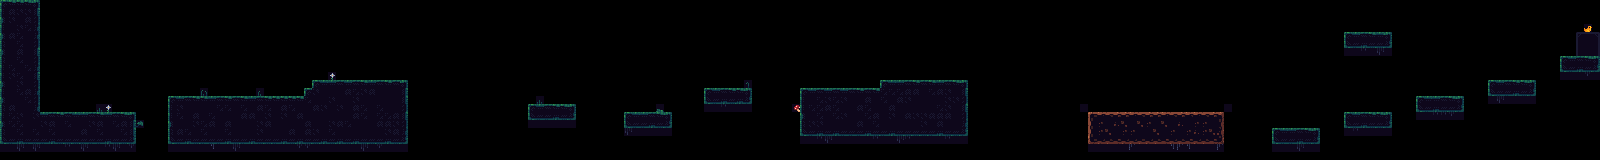

Tiled map render using the project's own tile images. Description and the map definition, with tile-layer contents summarised, below:
An orthogonal 200x20 tile map with 8x8 px tiles, 5 tile layers (Collide, CapybaraCharles, Details, DeathBlocks, ...).

<map version="1.9" tiledversion="1.9.2" orientation="orthogonal" renderorder="right-down" width="200" height="20" tilewidth="8" tileheight="8" infinite="0" nextlayerid="6" nextobjectid="1">
 <editorsettings>
  <export target="Level1.json" format="json" />
 </editorsettings>
 <tileset firstgid="1" name="base_tiles" tilewidth="8" tileheight="8" tilecount="504" columns="24">
  <image source="tiles.png" width="192" height="168" />
 </tileset>
 <layer id="1" name="Collide" width="200" height="20">
  <data>[4000 cells, 654 non-empty, 41 distinct tile ids]</data>
 </layer>
 <layer id="5" name="CapybaraCharles" width="200" height="20">
  <data>[4000 cells, 2 non-empty, 1 distinct tile ids]</data>
 </layer>
 <layer id="4" name="Details" width="200" height="20">
  <data>[4000 cells, 148 non-empty, 29 distinct tile ids]</data>
 </layer>
 <layer id="2" name="DeathBlocks" width="200" height="20">
  <data>[4000 cells, 0 non-empty, 0 distinct tile ids]</data>
 </layer>
 <layer id="3" name="Exit" width="200" height="20">
  <data>[4000 cells, 10 non-empty, 7 distinct tile ids]</data>
 </layer>
</map>
